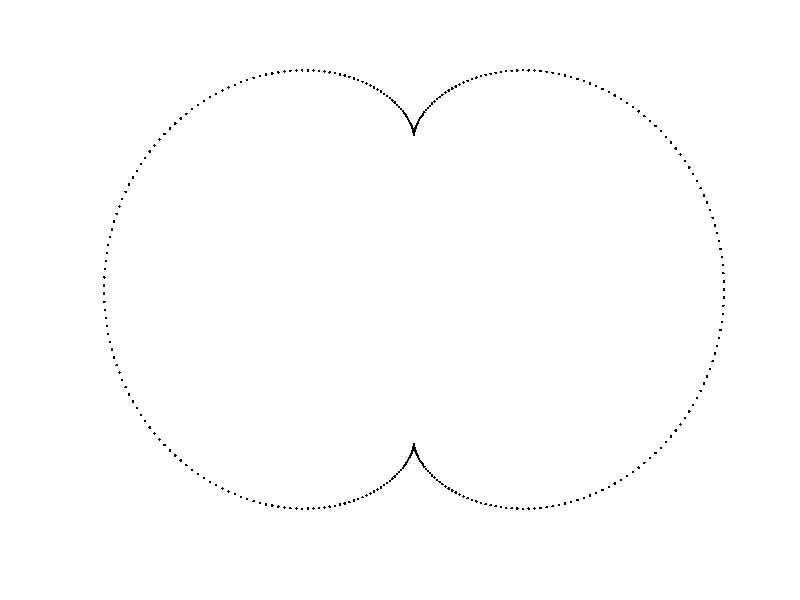

MATLAB code for this plot:
% =========================================================================
%  Description:
%    This script generates and plots a nephroid, a specific type of 
%    epicycloid formed when a circle rolls around another circle 
%    of twice its radius. The parametric equations describe the shape 
%    using trigonometric functions.
%
% =========================================================================
%  A Parametric Function for Fitting Simple Closed Curves: The ParamFit Algorithm
%  
%  Authors:
%    Felipe A. Medécigo-Cabriales 1
%    Francisco Alejandro Alaffita-Hernández 1
%    Beatris Adriana Escobedo-Trujillo 2
%
%  Affiliation:
%    1 Centro de Investigación en Recursos Energéticos y Sustentables, 
%       Universidad Veracruzana, Coatzacoalcos, Veracruz, México.
%    2 Facultad de Ingeniería, Universidad Veracruzana, 
%       Coatzacoalcos, Veracruz, México.
%
%  Contact:
%    Corresponding author: bescobedo@uv.mx
%
%  Description:
%    This script/function is part of the ParamFit algorithm implementation,
%    which provides a parametric function for fitting simple closed curves
%    using the Levenberg-Marquardt optimization method. The method has 
%    been successfully applied to the classification of seeds, diatoms, 
%    and geometric planar curves.
%
%  Citation:
%    If you use this code, please cite:
%    "A Parametric Function for Fitting Simple Closed Curves: The ParamFit Algorithm", Medécigo-Cabriales et al.
% =========================================================================


clc;
clear;

% Define the nephroid parameter (circle radius)
a = 1;

% Define the parameterization interval
theta = linspace(0, 2*pi, 360);  % Values from 0 to 2π

% Compute the parametric equations of the nephroid
x = a * (3 * cos(theta) + cos(3 * theta));
y = a * (3 * sin(theta) + sin(3 * theta));

% Plot the nephroid
figure;
plot(x, y, '.k');  

% Formatting
axis off;  % Remove axes
axis equal;  % Ensure equal scaling on both axes
